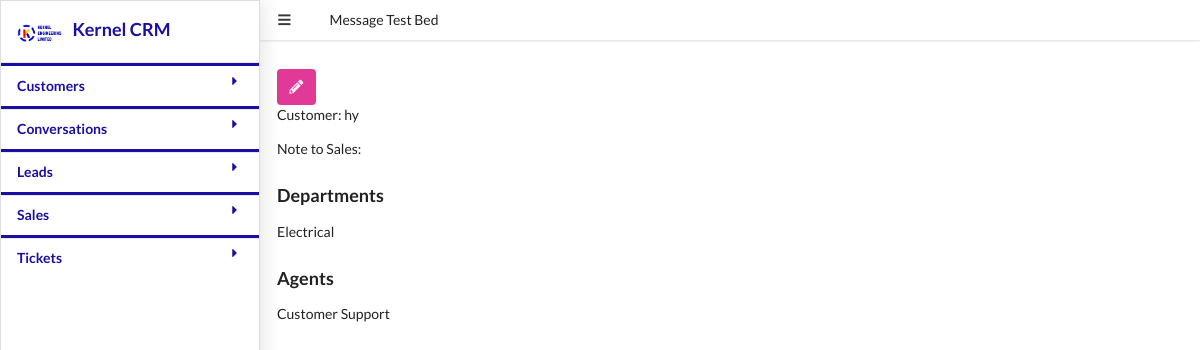
Screenshot of /notification/details/2 with the database file from the repository.
### crmapp/models.py (models this page shows, shortened)
class Notification(models.Model):
	date_added =models.DateTimeField(auto_now=True)
	notification = models.CharField(max_length=300)
	serverity = models.CharField(choices = notification_severity,max_length=20)
	departments = models.ManyToManyField(Department)
	agents = models.ManyToManyField(Agent)
	conversation = models.ForeignKey(Conversation, on_delete=models.PROTECT)
	ticket = models.ForeignKey(Ticket,on_delete=models.PROTECT)
	lead = models.ForeignKey(Lead, on_delete=models.PROTECT)

class Department(models.Model):
	name = models.CharField(max_length=50)
	def __str__(self):
			return  self.name

class Persona(models.Model):
	first_name = models.CharField(max_length=200)
	last_name = models.CharField(max_length=200)
	email = models.CharField(max_length=200)
	phone = models.CharField(max_length=200)
	date_added = models.DateTimeField(auto_now=True)
	def __str__(self):
			return self.first_name +" "+ self.last_name

class Agent(Persona):
	user = models.ForeignKey(User , on_delete = models.CASCADE)
	staff_roles = models.CharField(choices = staff_roles,max_length=100,default='contact_center')
	department = models.ForeignKey(Department, on_delete=models.PROTECT)

class Persona(models.Model):
	first_name = models.CharField(max_length=200)
	last_name = models.CharField(max_length=200)
	email = models.CharField(max_length=200)
	phone = models.CharField(max_length=200)
	date_added = models.DateTimeField(auto_now=True)
	def __str__(self):
			return self.first_name +" "+ self.last_name

### crmapp/views.py (the view)
# urls.py: path('notification/details/<str:pk>', views.NotificationDetailView.as_view(),name='notification_detail'),
class NotificationDetailView(DetailView):
	model = Notification

### crmapp/templates/crmapp/notification_detail.html
{% extends "base.html" %}
{% block content %}
<a class="ui pink icon button" href="{% url 'notification_update'  object.id %}">
	 <i class="pencil icon"></i>
</a>
<p>Customer:  {{ object.notification }}</p>
<p>Note to Sales:  {{ object.note }}</p>
<h3>Departments </h3>
	{% for department in  object.departments.all %}
                          <p>  {{department}}</p>
							{% endfor %}
<h3>Agents</h3>
								{% for agent in  object.agents.all %}
                        <p>    {{agent}}</p>
							{% endfor %}
{% endblock %}

### rows the page displays
Notification: notification "hy"
Department: name "Electrical"
Agent: last_name "Customer Support"
